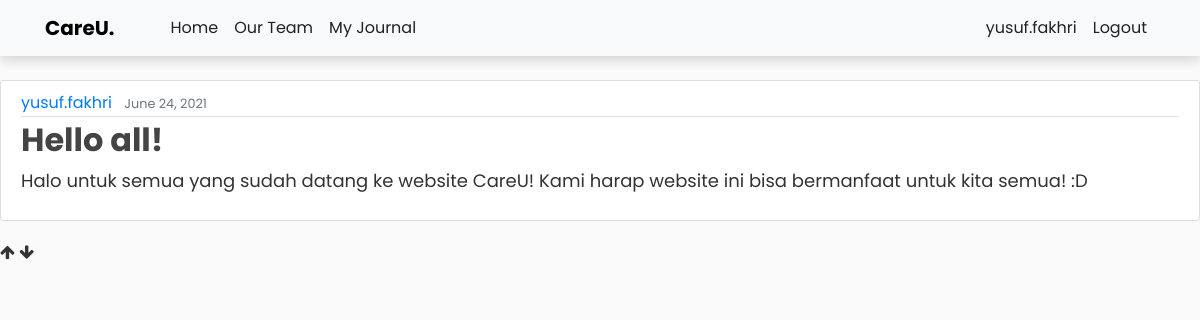
Page /post/2/ (signed in) on the committed database.
### careu/models.py (models this page shows, shortened)
class Post(models.Model):
    title = models.CharField(max_length=100)
    content = models.TextField()
    date_posted = models.DateTimeField(default=timezone.now)
    author = models.ForeignKey(User, on_delete=models.CASCADE)

### careu/views.py (the view)
# urls.py: path('post/<int:pk>/', PostDetailView.as_view(), name = 'journal-detail'),
class PostDetailView(DetailView): # pylint: disable=too-many-ancestors
    model = Post

### careu/templates/careu/post_detail.html
{% extends "base.html" %}
{% block content %}
    <article class="media content-section">
        <div class="media-body">
        <div class="article-metadata">
            <a class="mr-2" href="#">{{ object.author }}</a>
            <small class="text-muted">{{ object.date_posted|date:"F d, Y" }}</small>
        </div>
        <h2 class="article-title" href="#">{{ object.title }}</h2>
        <p class="article-content">{{ object.content }}</p>
        </div>
    </article>
{% endblock content %}

### careu/templates/base.html (shortened to what this page needs)
{% load static %} {% url 'home-base' as home %} {% url 'team-base' as team %} {% url 'journal-home' as journal %} {% url 'login_view' as login %} {% url 'logout_view' as logout %}
<!DOCTYPE html>
<html>
<head>
    <link rel="stylesheet" href="https://maxcdn.bootstrapcdn.com/bootstrap/4.0.0/css/bootstrap.min.css">
    <link rel="stylesheet" type="text/css" href="{% static 'careu/main.css' %}" />
    <link rel="stylesheet" type="text/css" href="{% static 'careu/fauzi.css' %}" />
    <link rel="stylesheet/less" type="text/css" href="styles.less" />
</head>
<body>
    <header style="background-color: white;color: #fff;" class="site-header fixed-top">
        <nav style="align-items: center;box-shadow: 0px 5px 10px #00000024;" class="navbar navbar-expand-sm fixed-top bg-light">
            <div style="align-items: center;" class="container">
                <a class="navbar-brand mr-4" href="{% url 'home-base' %}">CareU.</a>
                <button class="navbar-toggle" type="button" data-toggle="collapse" data-target="#navbarToggle" aria-controls="navbarToggle" aria-expanded="true" aria-label="Toggle navigation">
          <span class="navbar-toggler-icon icon-bar" ></span>
          </button>
                <div class="collapse navbar-collapse" id="navbarToggle">
                    <div class="navbar-nav mr-auto">
                        <a class="nav-item nav-link {% if request.path == home %} active {% endif %}" href="{{ home }}">Home</a>
                        <a class="nav-item nav-link {% if request.path == team %} active {% endif %}" href="{{ team }}">Our Team</a>
                        <a class="nav-item nav-link {% if request.path == journal %} active {% endif %}" href="{{ journal }}">My Journal</a>
                    </div>
                    <div class="navbar-nav mr">
                         {% if request.user.is_authenticated %}
                        <a class="nav-item nav-link" href="/profile/{{user.username}}">{{user.username}}</a>
                        <a class="nav-item nav-link {% if request.path == logout %} active {% endif %}" href="{{ logout }}">Logout</a> {% endif %}
                    </div>
                </div>
            </div>
        </nav>
    </header>
    <div class="koko">
        {% block content %}{% endblock %}
    </div>
    <a id="myTopBtn" onclick="downFunction()" class="float-btn float-btn-right">
        <i class="fa fa-arrow-up float-icon"></i>
    </a>
    <a id="myDownBtn" onclick="topFunction()" class="float-btn float-btn-left">
        <i class="fa fa-arrow-down float-icon"></i>
    </a>
</body>
</html>

### careu/static/careu/main.css (style rules this page uses)
body { background: #fafafa; color: #333333; margin-top: 5rem; font-family: 'Poppins'; }
h1, h2 { color: #101010; font-weight: bold; font-family: 'Poppins'; }
.site-header .navbar-nav .nav-link { color: #222222; transform: 0.3s; }
.content-section { background: #ffffff; padding: 10px 20px; border: 1px solid #dddddd; border-radius: 3px; margin-bottom: 20px; }
.article-title { color: #444444; }
.article-content { white-space: pre-line; }
.article-metadata { padding-bottom: 1px; margin-bottom: 4px; border-bottom: 1px solid #e3e3e3 }

### careu/static/careu/fauzi.css (style rules this page uses)
p { font-size: 18px; }
.navbar-brand { color: black; font-weight: bold; transition: 0.3s; }
* { box-sizing: border-box; }
*::before, *::after { box-sizing: border-box; }
button { position: relative; display: inline-block; cursor: pointer; outline: none; border: 0; vertical-align: middle; text-decoration: none; background: transparent; padding: 0; font-size: inherit; font-family: inherit; }

### rows in the picture
Post: author "yusuf.fakhri", date_posted "June 24, 2021", title "Hello all!", content "Halo untuk semua yang sudah datang ke website CareU! Kami harap website ini bisa bermanfaat untuk kita semua! :D"

### other values in the picture
{{ user.username }} "yusuf.fakhri"
